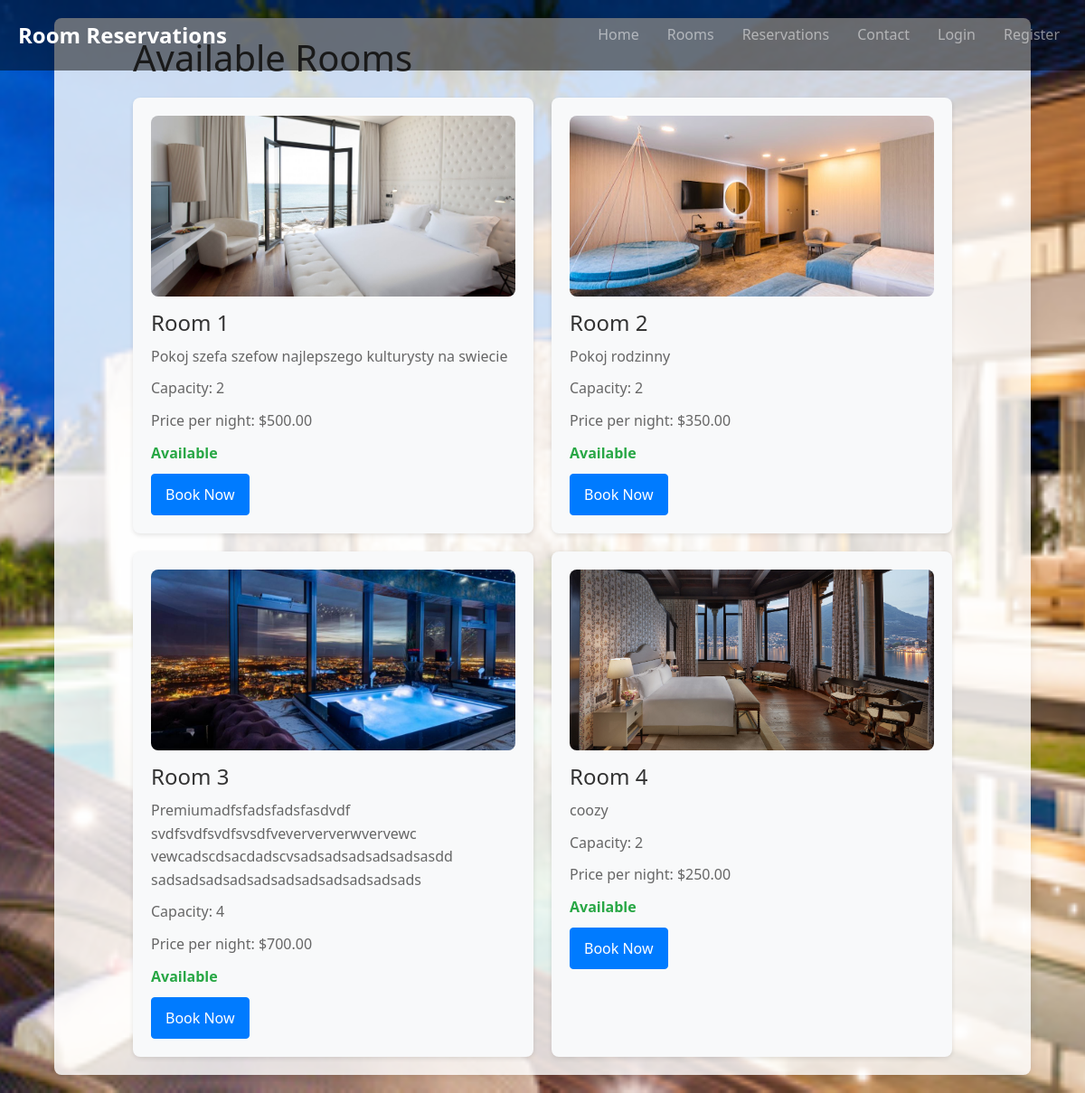
The app's page /available_rooms/ with its own data.
### reservations/models.py (models this page shows, shortened)
class Room(models.Model):
    room_number = models.CharField(max_length=10, unique=True)
    capacity = models.IntegerField()
    is_available = models.BooleanField(default=True)
    description = models.TextField(blank=True)
    price_per_night = models.DecimalField(max_digits=8, decimal_places=2)
    image = models.ImageField(upload_to='rooms/', blank=True)
    bed_type = models.CharField(max_length=50, blank=True, choices=[('Single', 'Single'), ('Double', 'Double'), ('Queen', 'Queen'), ('King', 'King')])
    size = models.IntegerField(help_text="Size of the room in square meters", blank=True, null=True, default=0)
    view = models.CharField(max_length=100, blank=True, choices=[('Sea', 'Sea'), ('Mountain', 'Mountain'), ('City', 'City')])
    amenities = models.TextField(help_text="List of amenities separated by commas", blank=True)

### reservations/views.py (the view)
# urls.py: path('available_rooms/', views.available_rooms, name='available_rooms'),
def available_rooms(request):
    check_in = request.GET.get('check_in')
    check_out = request.GET.get('check_out')
    if check_in and check_out:
        try:
            check_in = datetime.strptime(check_in, '%Y-%m-%d')
            check_out = datetime.strptime(check_out, '%Y-%m-%d')
            check_in = timezone.make_aware(check_in, timezone.get_default_timezone())
            check_out = timezone.make_aware(check_out, timezone.get_default_timezone())
            available_rooms = Room.objects.filter(
                is_available=True
            ).exclude(
                Q(reservation__check_in__lt=check_out, reservation__check_out__gt=check_in, reservation__status='active')
            )
        except ValueError:
            available_rooms = Room.objects.none()  # Jeśli daty są niepoprawne
    else:
        available_rooms = Room.objects.all()
    return render(request, 'available_rooms.html', {
        'rooms': available_rooms,
        'check_in': check_in,
        'check_out': check_out
    })

### reservations/templates/available_rooms.html
{% extends 'base.html' %}
{% block content %}
<div class="container">
    <h1>Available Rooms</h1>
    <div class="room-grid">
        {% for room in rooms %}
        <div class="room-card">
            {% if room.image %}
            <img src="{{ room.image.url }}" alt="Room {{ room.room_number }}" class="room-image">
            {% endif %}
            <h2>Room {{ room.room_number }}</h2>
            <p>{{ room.description }}</p>
            <p>Capacity: {{ room.capacity }}</p>
            <p>Price per night: ${{ room.price_per_night }}</p>
            {% if room.is_available %}
            <p class="available">Available</p>
            <a href="{% url 'book_room' room.id %}?check_in={{ check_in|date:'Y-m-d' }}&check_out={{ check_out|date:'Y-m-d' }}" class="btn btn-primary">Book Now</a>
            {% else %}
            <p class="not-available">Not Available</p>
            {% endif %}
        </div>
        {% endfor %}
    </div>
</div>
{% endblock %}

### reservations/static/reservations/styles.css (style rules this page uses)
body, html { height: 100%; margin: 0; padding: 0; }
body { font-family: 'Segoe UI', Tahoma, Geneva, Verdana, sans-serif; color: #333; line-height: 1.6; }
a { text-decoration: none; color: #007bff; transition: color 0.3s ease; }
.container { width: 90%; max-width: 1200px; margin: 0 auto; }
.room-grid { display: grid; grid-template-columns: repeat(auto-fit, minmax(300px, 1fr)); gap: 20px; margin-top: 20px; }
.room-card { background: #f8f9fa; border-radius: 8px; padding: 20px; box-shadow: 0 2px 5px rgba(0, 0, 0, 0.1); transition: transform 0.3s ease, box-shadow 0.3s ease; max-width: 100%; }
.room-card img { width: 100%; height: 200px; object-fit: cover; border-radius: 8px; margin-bottom: 15px; }
.room-card h2 { font-size: 1.5rem; margin-bottom: 10px; color: #333; }
.room-card p { font-size: 1rem; margin-bottom: 10px; color: #666; }
.room-card .available { color: #28a745; font-weight: bold; }
.room-card .btn { display: inline-block; background: #007bff; color: #fff; padding: 10px 15px; border-radius: 4px; text-decoration: none; transition: background 0.3s ease; }

### records on screen
Room: image (picture), room_number "1", description "Pokoj szefa szefow najlepszego kulturysty na swiecie", capacity "2", price_per_night "500.00"
Room: image (picture), room_number "2", description "Pokoj rodzinny", capacity "2", price_per_night "350.00"
Room: image (picture), room_number "3", description "Premiumadfsfadsfadsfasdvdf svdfsvdfsvdfsvsdfveverververwvervewc vewcadscdsacdadscvsadsadsadsadsadsasdd sadsadsadsadsadsadsadsadsadsadsads", capacity "4", price_per_night "700.00"
Room: image (picture), room_number "4", description "coozy", capacity "2", price_per_night "250.00"
